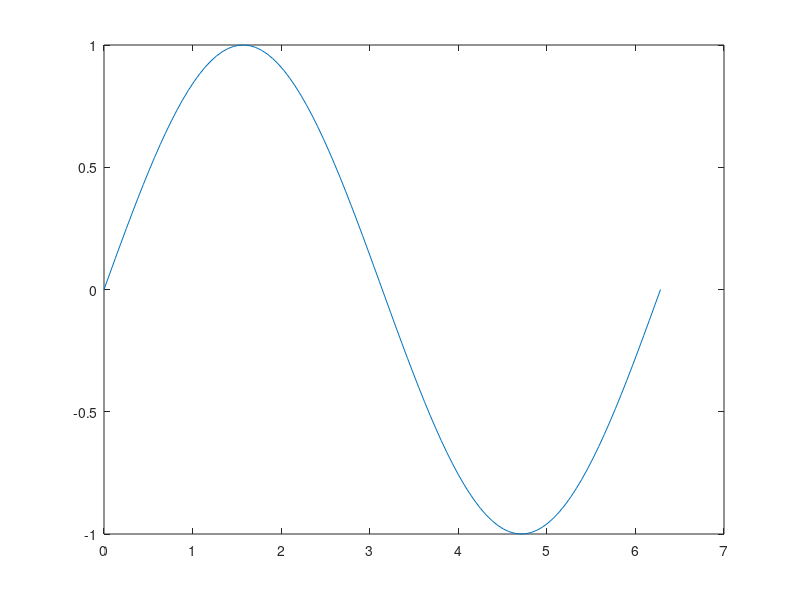
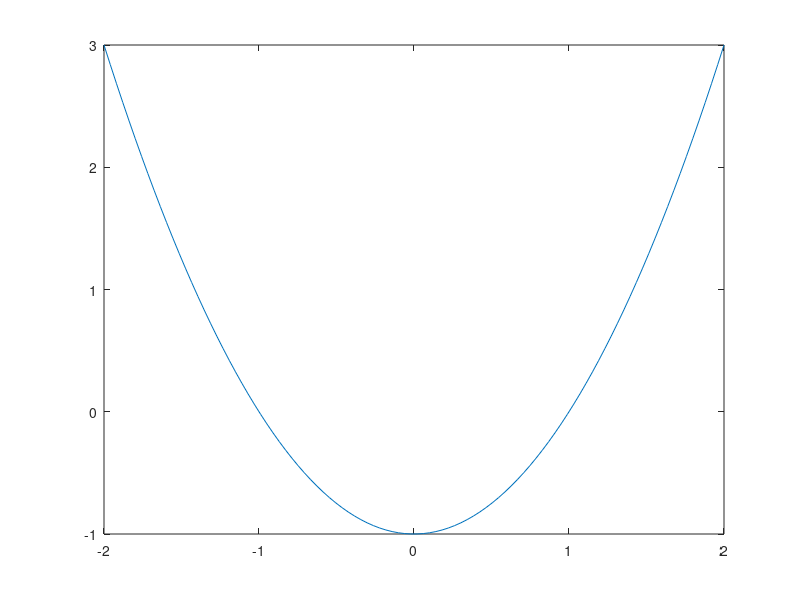
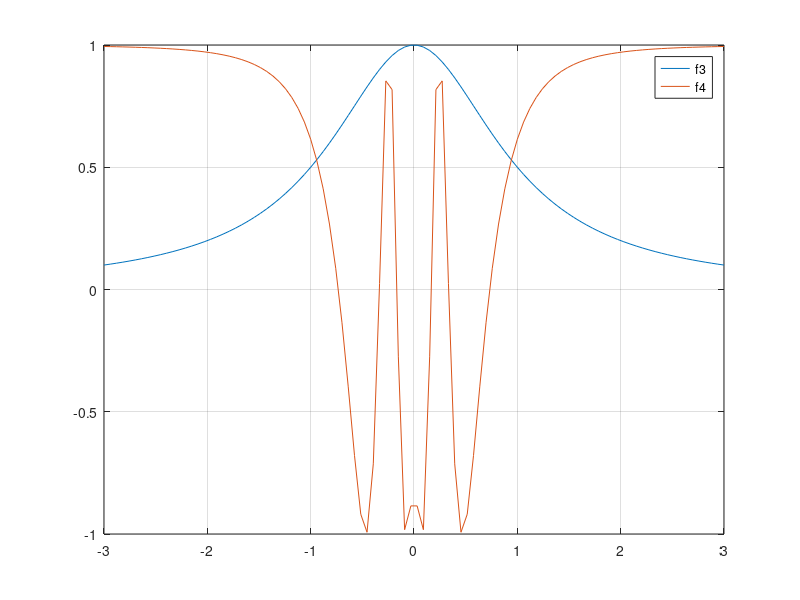

These figures' MATLAB source, in order:
figure(1);
VX=linspace(0,2*pi,100);
VY=sin(VX);
plot(VX,VY);

figure(2);
VX=linspace(-2,2,100);
VY1=VX-1;
VY2=VX+1;
VY=VY1.*VY2;
plot(VX,VY);

figure(3);
VX=linspace(-3,3,100);
V=ones(1,100);
VY1=V+VX.*VX;
VY=V./VY1;
plot(VX,VY);
hold on;

VX=linspace(-3,3,100);
V=zeros(1,100);
V=V+0.1;
VY1=V+VX.*VX;
V=ones(1,100);
VY=cos(V./VY1);
plot(VX,VY);
legend('f3','f4'), grid;